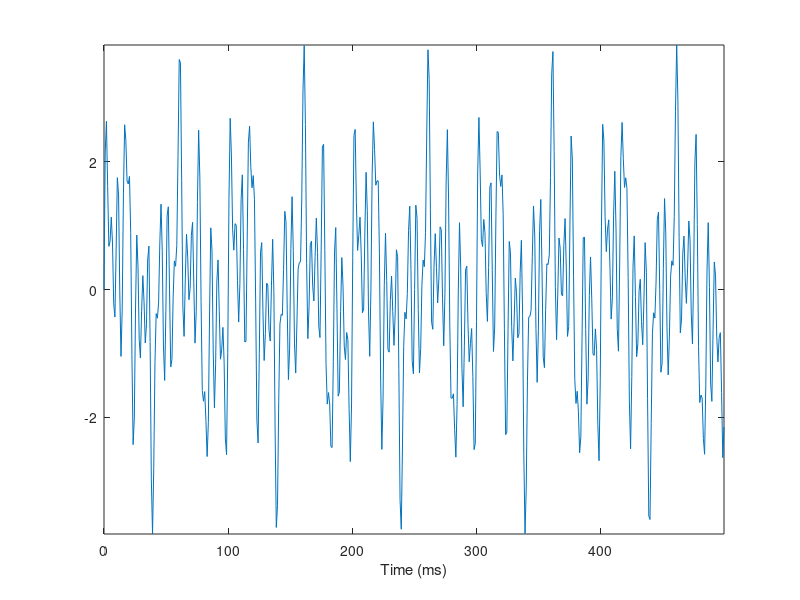

Write MATLAB code to recreate this figure. (Note: this script raises an error after producing the figure.)
N=512;
Fs= 1024;                    % Sample frequency
t = (0:N-1)/Fs;              % Time vector

% Create the signal
x = sin(2*pi*20*t) + sin(2*pi*70*t) + sin(2*pi*120*t) + sin(2*pi*200*t);
plot(1000*t,x)
xlabel('Time (ms)')
axis tight
v= axis;
pause

[c,l]= wavedec(x,3,'db2');

% Extract aproximation and detail coefficients at levels 1, 2 and 3,
% from wavelet decomposition 
[cD1,cD2,cD3] = detcoef(c,l,[1 2 3]);
cA3= appcoef(c,l,'db2',3);
cA2= appcoef(c,l,'db2',2);
cA1= appcoef(c,l,'db2',1);

subplot(421), plot(cA1), title('cA1'), axis tight
subplot(422), plot(cD1), title('cD1'), axis tight
subplot(423), plot(cA2), title('cA2'), axis tight
subplot(424), plot(cD2), title('cD2'), axis tight
subplot(425), plot(cA3), title('cA3'), axis tight
subplot(426), plot(cD3), title('cD3'), axis tight
subplot(4,2,7:8), plot(1000*t,x), title('Signal'), axis tight
% pause
% 
% a= upcoef('a',cA1,'db2',1,l(length(l)));
% e= x-a; ne= norm(e)
% subplot(311), plot(e), axis tight
% d= upcoef('d',cD1,'db2',1,l(length(l)));
% e1= e-d; ne1= norm(e1)
% subplot(312), plot(e1), axis tight
% subplot(313), plot(1000*t,x), title('Signal'), axis tight
